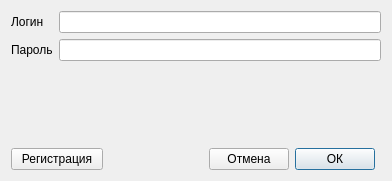
<?xml version="1.0" encoding="UTF-8"?>
<ui version="4.0">
 <class>DialogLogin</class>
 <widget class="QDialog" name="DialogLogin">
  <property name="geometry">
   <rect>
    <x>0</x>
    <y>0</y>
    <width>392</width>
    <height>181</height>
   </rect>
  </property>
  <property name="windowTitle">
   <string>Вход</string>
  </property>
  <layout class="QGridLayout" name="gridLayout_3">
   <item row="0" column="0" colspan="5">
    <layout class="QGridLayout" name="gridLayout_2">
     <property name="sizeConstraint">
      <enum>QLayout::SetMaximumSize</enum>
     </property>
     <item row="1" column="0">
      <widget class="QLabel" name="label_2">
       <property name="text">
        <string>Пароль</string>
       </property>
      </widget>
     </item>
     <item row="0" column="0">
      <widget class="QLabel" name="label">
       <property name="text">
        <string>Логин</string>
       </property>
      </widget>
     </item>
     <item row="0" column="1">
      <widget class="QLineEdit" name="editLogin"/>
     </item>
     <item row="1" column="1">
      <widget class="QLineEdit" name="editPassword"/>
     </item>
     <item row="2" column="1">
      <spacer name="verticalSpacer">
       <property name="orientation">
        <enum>Qt::Vertical</enum>
       </property>
       <property name="sizeHint" stdset="0">
        <size>
         <width>20</width>
         <height>40</height>
        </size>
       </property>
      </spacer>
     </item>
    </layout>
   </item>
   <item row="1" column="0">
    <widget class="QPushButton" name="buttonGoRegister">
     <property name="text">
      <string>  Регистрация  </string>
     </property>
    </widget>
   </item>
   <item row="1" column="3">
    <widget class="QPushButton" name="buttonOk">
     <property name="text">
      <string>ОК</string>
     </property>
     <property name="default">
      <bool>true</bool>
     </property>
    </widget>
   </item>
   <item row="1" column="2">
    <widget class="QPushButton" name="buttonCancel">
     <property name="text">
      <string>Отмена</string>
     </property>
    </widget>
   </item>
   <item row="1" column="1">
    <spacer name="horizontalSpacer">
     <property name="orientation">
      <enum>Qt::Horizontal</enum>
     </property>
     <property name="sizeHint" stdset="0">
      <size>
       <width>40</width>
       <height>20</height>
      </size>
     </property>
    </spacer>
   </item>
  </layout>
 </widget>
 <resources/>
 <connections/>
</ui>
